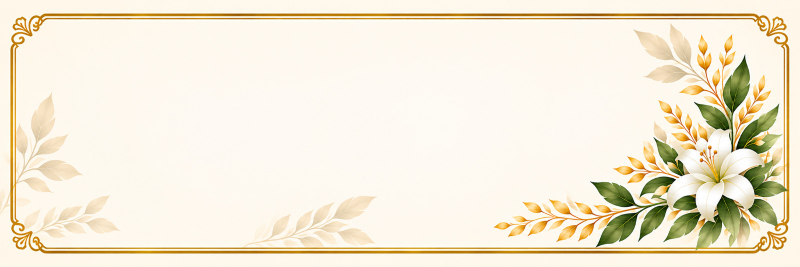
#> input picture images/backgrounds/source/memorial-frame-manoj.jpg, 1600 x 533 px (shown at 1/2 size)
$ python make-memorial-frame.py
#> lines starting #> are read from the running program, lines starting #| are printed output that depends on the picture
"""make-memorial-frame.py — the memorial panel frame, from Manoj's artwork.

Manoj sent the frame on 4 Nov 2026 (WhatsApp, 1600 x 533, cream version kept as
images/backgrounds/source/memorial-frame-manoj.jpg): a gold double rule with
scrolled corners, pale leaves at the left, a white lily with gold and green
sprays at the bottom right.

It is 3:1; the memorial panel in his Joys sample is about 2.3:1 (2.4 here: as far as the blank paper allows once the margin outside the rule is cut off). Stretching it
would squash the lily, so instead two blank stretches of paper between the
leaves are cut narrower (x 242-495 and 760-983 are plain paper and rules),
with a short cross-fade at each seam so the paper's grain does not show a line.

Writes images/backgrounds/memorial-frame.jpg. Enlarged 2x so the browser and
the PDF never upsample it themselves; at 7.3in wide it is ~170 dpi of real
detail, which the soft watercolour carries.

Usage: python scripts/make-memorial-frame.py
"""
from pathlib import Path

import numpy as np
from PIL import Image

ROOT = Path(__file__).resolve().parent.parent
SRC = ROOT / 'images/backgrounds/source/memorial-frame-manoj.jpg'
OUT = ROOT / 'images/backgrounds/memorial-frame.jpg'
RATIO = 2.4
# (start, end) of the blank strips, and how much of each to cut
STRIPS = [(242, 495), (760, 983)]
FADE = 12
# the outer gold rule; the paper outside it is cut off so the panel ends at the frame
CROP = (21, 27, 1579, 507)  # left, top, right, bottom in the source


def cut(img, x0, x1, fade):
    """Drop columns x0..x1, cross-fading `fade` columns across the seam.
    The fade overlaps the two sides, so the result is (x1 - x0) + fade narrower."""
    left, right = img[:, :x0], img[:, x1:]
    w = np.linspace(0, 1, fade)[None, :, None]
    seam = left[:, -fade:] * (1 - w) + right[:, :fade] * w
    return np.concatenate([left[:, :-fade], seam, right[:, fade:]], axis=1)


img = np.asarray(Image.open(SRC).convert('RGB')).astype(float)
h, w, _ = img.shape
#> h = 533; w = 1600
l, t, r, b = CROP
remove = (r - l) - round((b - t) * RATIO)
room = [s1 - s0 - 2 * FADE for s0, s1 in STRIPS]
assert 0 < remove <= sum(room), (remove, room)
# share the cut between the strips by their size; cut the later one first so
# the earlier one's coordinates still hold
shares = [round(remove * r / sum(room)) for r in room]
shares[-1] = remove - sum(shares[:-1])
for (s0, s1), n in reversed(list(zip(STRIPS, shares))):
    mid = (s0 + s1) // 2
    n -= FADE  # the cross-fade itself takes FADE columns
    img = cut(img, mid - n // 2, mid - n // 2 + n, FADE)
#> this loop made 2 passes
#> pass 1, in cut, `left, right = img[:, :x0], img[:, x1:]`:
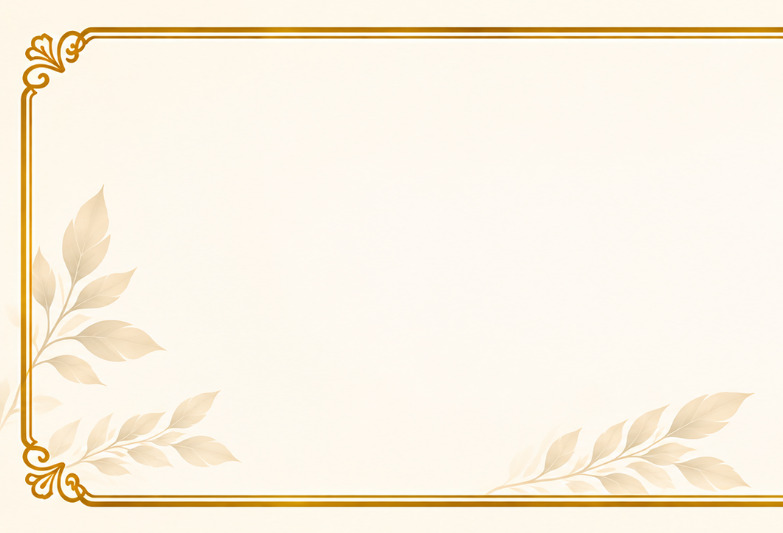
#> left: shape (533, 783, 3) float64; mean R, G, B 250.5, 242.1, 226.8
#> pass 1, in cut, `left, right = img[:, :x0], img[:, x1:]`:
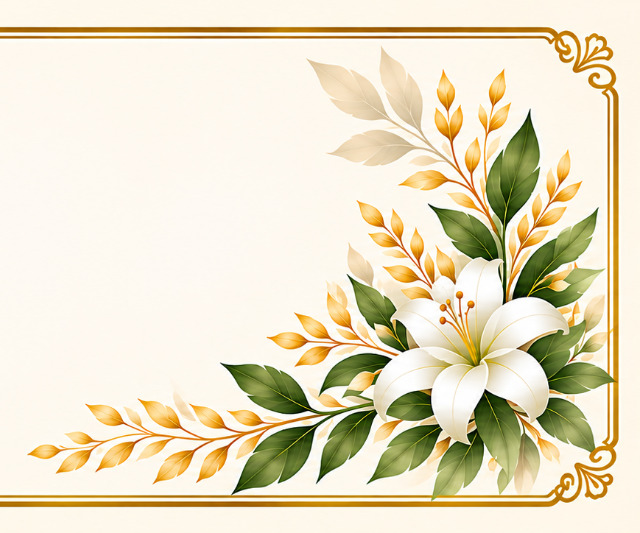
#> right: shape (533, 640, 3) float64; mean R, G, B 232.4, 223.3, 196.8
#> pass 1, `img = cut(img, mid - n // 2, mid - n // 2 + n, FADE)`:
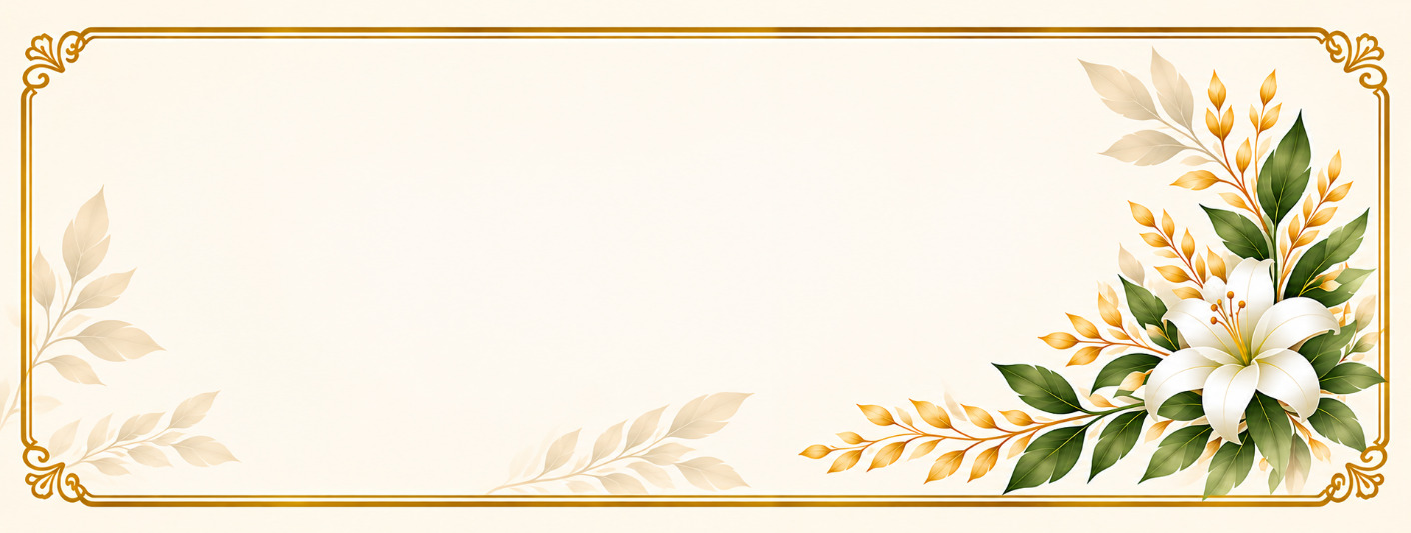
#> img: shape (533, 1411, 3) float64; mean R, G, B 242.3, 233.6, 213.1
#> pass 2, in cut (call 2), `left, right = img[:, :x0], img[:, x1:]`:
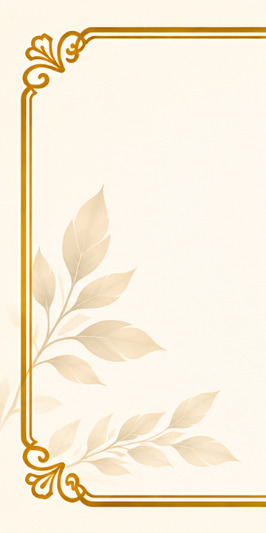
#> left: shape (533, 266, 3) float64; mean R, G, B 248.9, 238.3, 218.5
#> after the loop:
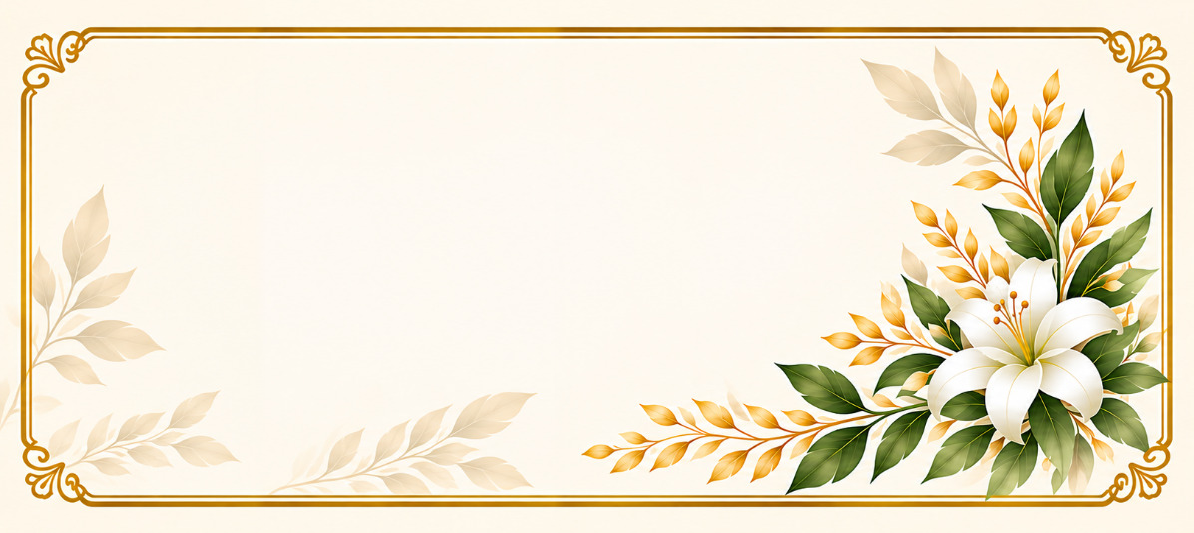
#> img: shape (533, 1194, 3) float64; mean R, G, B 240.6, 231.5, 209.7

img = img[t:b, l:img.shape[1] - (w - r)]
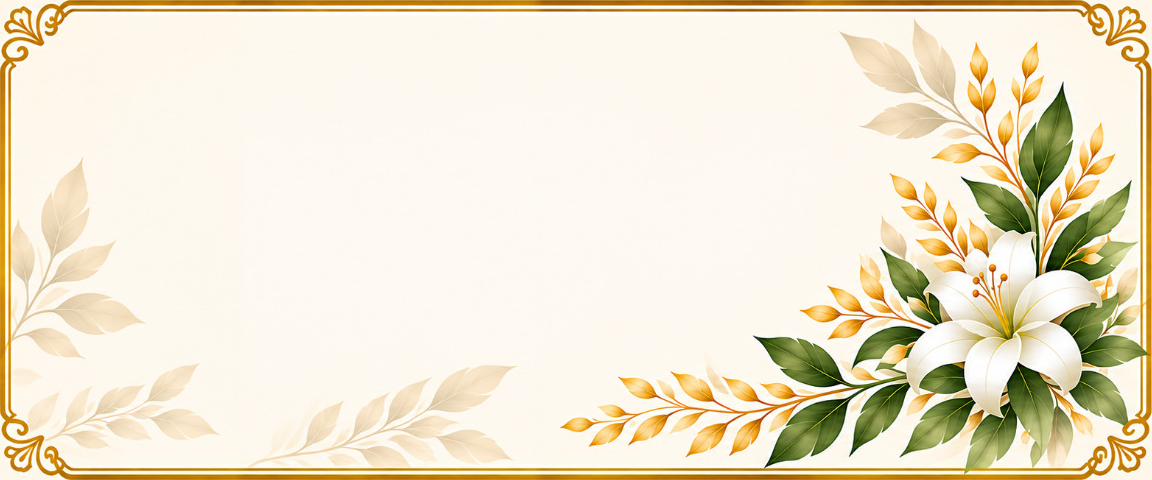
#> img: shape (480, 1152, 3) float64; mean R, G, B 238.6, 229.1, 205.9
out = Image.fromarray(np.clip(img, 0, 255).astype(np.uint8))
out = out.resize((out.width * 2, out.height * 2), Image.LANCZOS)
#> out: PIL image 2304x960 RGB
out.save(OUT, quality=92)
print(f'{OUT.relative_to(ROOT)}: {out.width} x {out.height} ({out.width / out.height:.2f}:1)')
#| images/backgrounds/memorial-frame.jpg: 2304 x 960 (2.40:1)
